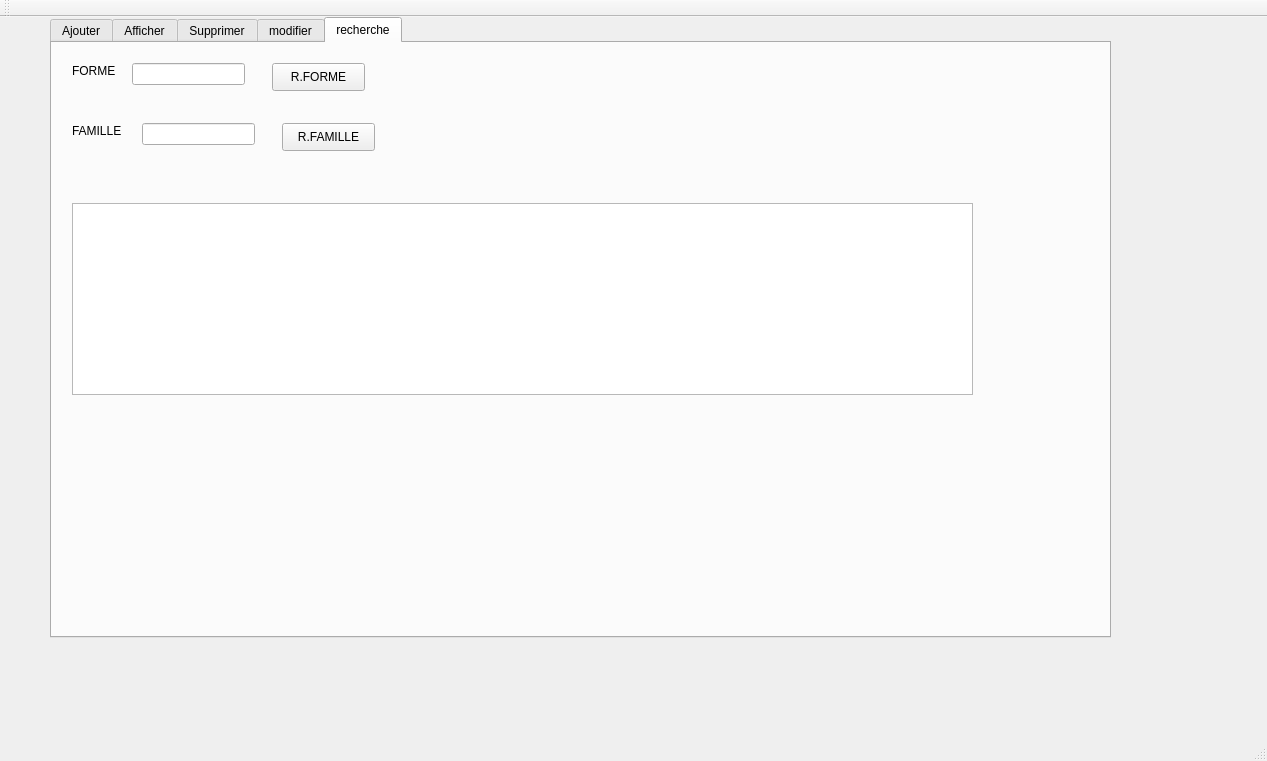
<?xml version="1.0" encoding="UTF-8"?>
<ui version="4.0">
 <class>MainWindow</class>
 <widget class="QMainWindow" name="MainWindow">
  <property name="geometry">
   <rect>
    <x>0</x>
    <y>0</y>
    <width>1267</width>
    <height>761</height>
   </rect>
  </property>
  <property name="windowTitle">
   <string>Gestion des étudiants</string>
  </property>
  <widget class="QWidget" name="centralWidget">
   <widget class="QTabWidget" name="tabWidget">
    <property name="geometry">
     <rect>
      <x>50</x>
      <y>0</y>
      <width>1061</width>
      <height>621</height>
     </rect>
    </property>
    <property name="currentIndex">
     <number>4</number>
    </property>
    <widget class="QWidget" name="tab">
     <attribute name="title">
      <string>Ajouter</string>
     </attribute>
     <widget class="QLabel" name="label">
      <property name="geometry">
       <rect>
        <x>20</x>
        <y>30</y>
        <width>91</width>
        <height>16</height>
       </rect>
      </property>
      <property name="text">
       <string>IDENTIFIANT</string>
      </property>
     </widget>
     <widget class="QLabel" name="label_2">
      <property name="geometry">
       <rect>
        <x>20</x>
        <y>90</y>
        <width>47</width>
        <height>13</height>
       </rect>
      </property>
      <property name="text">
       <string>NOM</string>
      </property>
     </widget>
     <widget class="QLabel" name="label_3">
      <property name="geometry">
       <rect>
        <x>20</x>
        <y>150</y>
        <width>71</width>
        <height>16</height>
       </rect>
      </property>
      <property name="text">
       <string>forme</string>
      </property>
     </widget>
     <widget class="QLineEdit" name="lineEdit_id">
      <property name="geometry">
       <rect>
        <x>130</x>
        <y>30</y>
        <width>113</width>
        <height>20</height>
       </rect>
      </property>
     </widget>
     <widget class="QLineEdit" name="lineEdit_nom">
      <property name="geometry">
       <rect>
        <x>80</x>
        <y>90</y>
        <width>113</width>
        <height>20</height>
       </rect>
      </property>
     </widget>
     <widget class="QLineEdit" name="lineEdit_forme">
      <property name="geometry">
       <rect>
        <x>70</x>
        <y>150</y>
        <width>113</width>
        <height>20</height>
       </rect>
      </property>
     </widget>
     <widget class="QPushButton" name="pb_ajouter">
      <property name="geometry">
       <rect>
        <x>320</x>
        <y>460</y>
        <width>75</width>
        <height>23</height>
       </rect>
      </property>
      <property name="text">
       <string>Ajouter</string>
      </property>
     </widget>
     <widget class="QLabel" name="label_5">
      <property name="geometry">
       <rect>
        <x>10</x>
        <y>220</y>
        <width>56</width>
        <height>16</height>
       </rect>
      </property>
      <property name="text">
       <string>famille</string>
      </property>
     </widget>
     <widget class="QLabel" name="label_6">
      <property name="geometry">
       <rect>
        <x>10</x>
        <y>280</y>
        <width>81</width>
        <height>16</height>
       </rect>
      </property>
      <property name="text">
       <string>datecreation</string>
      </property>
     </widget>
     <widget class="QLineEdit" name="lineEdit_famille">
      <property name="geometry">
       <rect>
        <x>70</x>
        <y>220</y>
        <width>113</width>
        <height>22</height>
       </rect>
      </property>
     </widget>
     <widget class="QDateEdit" name="dateEdit">
      <property name="geometry">
       <rect>
        <x>100</x>
        <y>280</y>
        <width>110</width>
        <height>22</height>
       </rect>
      </property>
     </widget>
     <widget class="QLabel" name="label_12">
      <property name="geometry">
       <rect>
        <x>20</x>
        <y>360</y>
        <width>56</width>
        <height>16</height>
       </rect>
      </property>
      <property name="text">
       <string>PRIX</string>
      </property>
     </widget>
     <widget class="QLineEdit" name="lineEdit_prix">
      <property name="geometry">
       <rect>
        <x>70</x>
        <y>360</y>
        <width>113</width>
        <height>22</height>
       </rect>
      </property>
     </widget>
     <widget class="QLabel" name="label_18">
      <property name="geometry">
       <rect>
        <x>30</x>
        <y>430</y>
        <width>56</width>
        <height>16</height>
       </rect>
      </property>
      <property name="text">
       <string>STOCK</string>
      </property>
     </widget>
     <widget class="QLineEdit" name="lineEdit_stock">
      <property name="geometry">
       <rect>
        <x>90</x>
        <y>430</y>
        <width>113</width>
        <height>22</height>
       </rect>
      </property>
     </widget>
    </widget>
    <widget class="QWidget" name="tab_2">
     <attribute name="title">
      <string>Afficher</string>
     </attribute>
     <widget class="QTableView" name="tabmedicament">
      <property name="geometry">
       <rect>
        <x>10</x>
        <y>10</y>
        <width>871</width>
        <height>171</height>
       </rect>
      </property>
     </widget>
    </widget>
    <widget class="QWidget" name="tab_3">
     <attribute name="title">
      <string>Supprimer</string>
     </attribute>
     <widget class="QLineEdit" name="lineEdit_id_2">
      <property name="geometry">
       <rect>
        <x>140</x>
        <y>30</y>
        <width>113</width>
        <height>20</height>
       </rect>
      </property>
     </widget>
     <widget class="QLabel" name="label_4">
      <property name="geometry">
       <rect>
        <x>20</x>
        <y>30</y>
        <width>61</width>
        <height>16</height>
       </rect>
      </property>
      <property name="text">
       <string>Identifiant</string>
      </property>
     </widget>
     <widget class="QPushButton" name="pb_supprimer">
      <property name="geometry">
       <rect>
        <x>240</x>
        <y>140</y>
        <width>75</width>
        <height>23</height>
       </rect>
      </property>
      <property name="text">
       <string>Supprimer</string>
      </property>
     </widget>
    </widget>
    <widget class="QWidget" name="tab_4">
     <attribute name="title">
      <string>modifier</string>
     </attribute>
     <widget class="QLabel" name="label_7">
      <property name="geometry">
       <rect>
        <x>20</x>
        <y>30</y>
        <width>91</width>
        <height>16</height>
       </rect>
      </property>
      <property name="text">
       <string>IDENTIFIANT</string>
      </property>
     </widget>
     <widget class="QLabel" name="label_8">
      <property name="geometry">
       <rect>
        <x>20</x>
        <y>80</y>
        <width>56</width>
        <height>16</height>
       </rect>
      </property>
      <property name="text">
       <string>NOM</string>
      </property>
     </widget>
     <widget class="QLabel" name="label_9">
      <property name="geometry">
       <rect>
        <x>20</x>
        <y>140</y>
        <width>56</width>
        <height>16</height>
       </rect>
      </property>
      <property name="text">
       <string>FORME</string>
      </property>
     </widget>
     <widget class="QLabel" name="label_10">
      <property name="geometry">
       <rect>
        <x>20</x>
        <y>200</y>
        <width>56</width>
        <height>16</height>
       </rect>
      </property>
      <property name="text">
       <string>FAMILLE</string>
      </property>
     </widget>
     <widget class="QLabel" name="label_11">
      <property name="geometry">
       <rect>
        <x>20</x>
        <y>260</y>
        <width>56</width>
        <height>16</height>
       </rect>
      </property>
      <property name="text">
       <string>DATE</string>
      </property>
     </widget>
     <widget class="QPushButton" name="pb_modifier">
      <property name="geometry">
       <rect>
        <x>300</x>
        <y>420</y>
        <width>93</width>
        <height>28</height>
       </rect>
      </property>
      <property name="text">
       <string>modifier</string>
      </property>
     </widget>
     <widget class="QLineEdit" name="lineEdit">
      <property name="geometry">
       <rect>
        <x>120</x>
        <y>30</y>
        <width>113</width>
        <height>22</height>
       </rect>
      </property>
     </widget>
     <widget class="QLineEdit" name="lineEdit_2">
      <property name="geometry">
       <rect>
        <x>70</x>
        <y>80</y>
        <width>113</width>
        <height>22</height>
       </rect>
      </property>
     </widget>
     <widget class="QLineEdit" name="lineEdit_3">
      <property name="geometry">
       <rect>
        <x>80</x>
        <y>140</y>
        <width>113</width>
        <height>22</height>
       </rect>
      </property>
     </widget>
     <widget class="QLineEdit" name="lineEdit_4">
      <property name="geometry">
       <rect>
        <x>90</x>
        <y>200</y>
        <width>113</width>
        <height>22</height>
       </rect>
      </property>
     </widget>
     <widget class="QDateEdit" name="dateEdit_2">
      <property name="geometry">
       <rect>
        <x>80</x>
        <y>260</y>
        <width>110</width>
        <height>22</height>
       </rect>
      </property>
     </widget>
     <widget class="QLabel" name="label_13">
      <property name="geometry">
       <rect>
        <x>20</x>
        <y>330</y>
        <width>56</width>
        <height>16</height>
       </rect>
      </property>
      <property name="text">
       <string>PRIX</string>
      </property>
     </widget>
     <widget class="QLineEdit" name="lineEdit_5">
      <property name="geometry">
       <rect>
        <x>70</x>
        <y>320</y>
        <width>113</width>
        <height>22</height>
       </rect>
      </property>
     </widget>
    </widget>
    <widget class="QWidget" name="tab_6">
     <attribute name="title">
      <string>recherche</string>
     </attribute>
     <widget class="QLabel" name="label_14">
      <property name="geometry">
       <rect>
        <x>20</x>
        <y>20</y>
        <width>61</width>
        <height>16</height>
       </rect>
      </property>
      <property name="text">
       <string>FORME</string>
      </property>
     </widget>
     <widget class="QLineEdit" name="lineEdit_6">
      <property name="geometry">
       <rect>
        <x>80</x>
        <y>20</y>
        <width>113</width>
        <height>22</height>
       </rect>
      </property>
     </widget>
     <widget class="QLabel" name="label_15">
      <property name="geometry">
       <rect>
        <x>20</x>
        <y>80</y>
        <width>56</width>
        <height>16</height>
       </rect>
      </property>
      <property name="text">
       <string>FAMILLE</string>
      </property>
     </widget>
     <widget class="QLineEdit" name="lineEdit_7">
      <property name="geometry">
       <rect>
        <x>90</x>
        <y>80</y>
        <width>113</width>
        <height>22</height>
       </rect>
      </property>
     </widget>
     <widget class="QPushButton" name="pb_forme">
      <property name="geometry">
       <rect>
        <x>220</x>
        <y>20</y>
        <width>93</width>
        <height>28</height>
       </rect>
      </property>
      <property name="text">
       <string>R.FORME</string>
      </property>
     </widget>
     <widget class="QPushButton" name="pb_famille">
      <property name="geometry">
       <rect>
        <x>230</x>
        <y>80</y>
        <width>93</width>
        <height>28</height>
       </rect>
      </property>
      <property name="text">
       <string>R.FAMILLE</string>
      </property>
     </widget>
     <widget class="QTableView" name="tableView_2">
      <property name="geometry">
       <rect>
        <x>20</x>
        <y>160</y>
        <width>901</width>
        <height>192</height>
       </rect>
      </property>
     </widget>
    </widget>
   </widget>
  </widget>
  <widget class="QMenuBar" name="menuBar">
   <property name="geometry">
    <rect>
     <x>0</x>
     <y>0</y>
     <width>1267</width>
     <height>26</height>
    </rect>
   </property>
  </widget>
  <widget class="QToolBar" name="mainToolBar">
   <attribute name="toolBarArea">
    <enum>TopToolBarArea</enum>
   </attribute>
   <attribute name="toolBarBreak">
    <bool>false</bool>
   </attribute>
  </widget>
  <widget class="QStatusBar" name="statusBar"/>
 </widget>
 <layoutdefault spacing="6" margin="11"/>
 <resources/>
 <connections/>
</ui>
